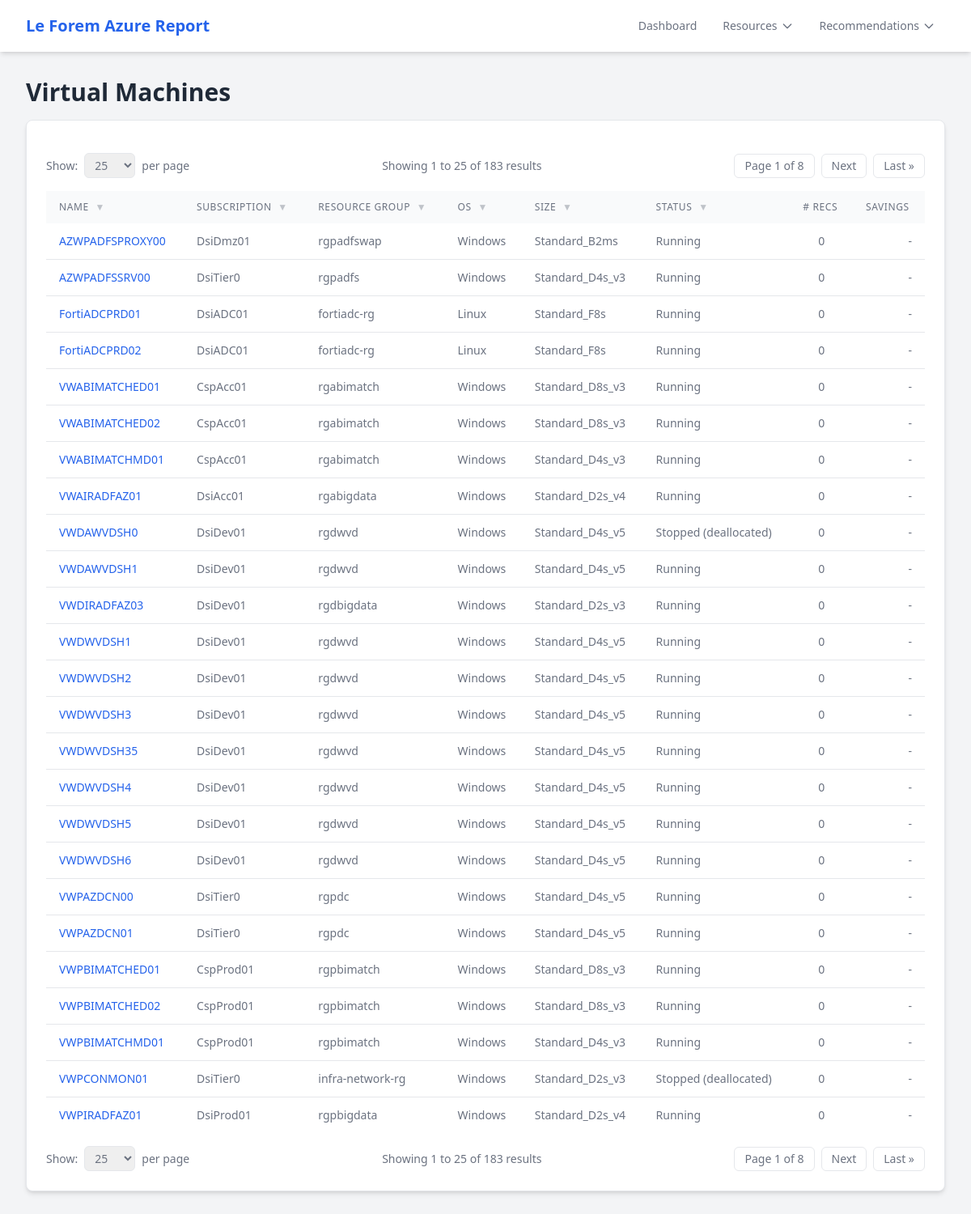
Screenshot of /vms with the database file from the repository.
### tables this page shows
CREATE TABLE client_info (id INTEGER PRIMARY KEY, name TEXT NOT NULL, report_date TEXT);

CREATE TABLE vms (id INTEGER PRIMARY KEY, name TEXT, location TEXT, status TEXT, os TEXT, size TEXT, public_ip TEXT, disks INTEGER, resource_group_id INTEGER, FOREIGN KEY(resource_group_id) REFERENCES resource_groups(id));

### app.py (the view)
@app.route('/vms')
def vms_list():
    page = request.args.get('page', 1, type=int)
    limit = request.args.get('limit', 25, type=int)
    if limit not in ALLOWED_LIMITS:
        limit = 25
    offset = (page - 1) * limit
    conn = get_db_connection()
    vms_query = f"""
        SELECT
            v.name, s.name as subscription_name, rg.name as resource_group_name, v.os, v.size, v.status,
            COUNT(ri.id) as recommendation_count,
            SUM(ri.potential_savings) as potential_savings
        FROM vms v
        JOIN resource_groups rg ON v.resource_group_id = rg.id
        JOIN subscriptions s ON rg.subscription_id = s.id
        LEFT JOIN recommendation_instances ri ON v.id = ri.resource_id AND ri.resource_type = 'Virtual machine'
        GROUP BY v.id
        ORDER BY v.name
        LIMIT ? OFFSET ?
    """
    vms = conn.execute(vms_query, (limit, offset)).fetchall()
    total_vms = conn.execute('SELECT COUNT(*) FROM vms').fetchone()[0]
    conn.close()
    total_pages = math.ceil(total_vms / limit)
    return render_template('vms.html', vms=vms, page=page, total_pages=total_pages, total_items=total_vms, limit=limit)

### app.py (called while the page is built)
def get_db_connection():
    conn = sqlite3.connect(DATABASE)
    conn.row_factory = sqlite3.Row
    return conn

def get_global_context():
    conn = get_db_connection()
    categories = conn.execute('SELECT DISTINCT category FROM recommendation_types WHERE category IS NOT NULL ORDER BY category').fetchall()
    client_info = conn.execute('SELECT name, report_date FROM client_info WHERE id = 1').fetchone()
    conn.close()
    context = {
        "nav_categories": categories,
        "client_name": client_info['name'] if client_info else "Azure Report",
        "report_date": client_info['report_date'] if client_info else "N/A"
    }
    return context

@app.context_processor
def inject_global_vars():
    return get_global_context()

@app.template_filter('format_currency')
def format_currency(value):
    if value is None or value == 0:
        return "-"
    return "${:,.2f}".format(value)

### templates/vms.html (shortened to what this page needs)
{% extends "layout.html" %}
{% block content %}
<h1 class="text-3xl font-bold mb-4 text-gray-800 dark:text-white">Virtual Machines</h1>
<div class="report-card p-6">
    {% include 'pagination_controls.html' %}
    <div class="overflow-x-auto mt-4">
        <table class="w-full text-left table-sortable" id="resourceTable">
            <thead>
                <tr>
                    <th class="sortable" data-column-index="0" data-sort-type="str">Name <button class="filter-btn" aria-label="Filter Name">▼</button></th>
                    <th class="sortable" data-column-index="1" data-sort-type="str">Subscription <button class="filter-btn" aria-label="Filter Subscription">▼</button></th>
                    <th class="sortable" data-column-index="2" data-sort-type="str">Resource Group <button class="filter-btn" aria-label="Filter Resource Group">▼</button></th>
                    <th class="sortable" data-column-index="3" data-sort-type="str">OS <button class="filter-btn" aria-label="Filter OS">▼</button></th>
                    <th class="sortable" data-column-index="4" data-sort-type="str">Size <button class="filter-btn" aria-label="Filter Size">▼</button></th>
                    <th class="sortable" data-column-index="5" data-sort-type="str">Status <button class="filter-btn" aria-label="Filter Status">▼</button></th>
                    <th class="sortable" data-column-index="6" data-sort-type="num"># Recs </th>
                    <th class="sortable" data-column-index="7" data-sort-type="num">Savings </th>
                </tr>
            </thead>
            <tbody>
            {% for vm in vms %}
                <tr>
                    <td><a href="{{ url_for('vm_detail', vm_name=vm.name) }}" class="link-style">{{ vm.name }}</a></td>
                    <td>{{ vm.subscription_name }}</td>
                    <td>{{ vm.resource_group_name }}</td>
                    <td>{{ vm.os }}</td>
                    <td>{{ vm.size }}</td>
                    <td>{{ vm.status }}</td>
                    <td class="text-center">{{ vm.recommendation_count }}</td>
                    <td class="text-right">{{ vm.potential_savings|format_currency }}</td>
                </tr>
            {% endfor %}
            </tbody>
        </table>
    </div>
    {% include 'pagination_controls.html' %}
</div>
{% endblock %}

### templates/layout.html (shortened to what this page needs)
<!DOCTYPE html>
<html lang="en">
<head>
    <script src="https://cdn.tailwindcss.com"></script>
</head>
<body class="bg-gray-100 dark:bg-gray-900 text-gray-800 dark:text-gray-200 min-h-screen font-sans">
    <nav class="bg-white dark:bg-gray-800 shadow-md sticky top-0 z-50">
        <div class="max-w-screen-xl mx-auto px-4 sm:px-6 lg:px-8">
            <div class="flex items-center justify-between h-16">
                <div class="flex items-center">
                    <a href="/" class="font-bold text-xl text-blue-600 dark:text-blue-400">{{ client_name }} Azure Report</a>
                </div>
                <div class="flex space-x-2 items-center">
                    <a href="{{ url_for('index') }}" class="nav-link">Dashboard</a>
                    <div class="relative">
                        <button data-dropdown-toggle="resources-dropdown" class="nav-link flex items-center">
                            Resources
                            <svg class="w-4 h-4 ml-1" fill="none" stroke="currentColor" viewBox="0 0 24 24"><path stroke-linecap="round" stroke-linejoin="round" stroke-width="2" d="M19 9l-7 7-7-7"></path></svg>
                        </button>
                    </div>
                     <div class="relative">
                        <button data-dropdown-toggle="recommendations-dropdown" class="nav-link flex items-center">
                            Recommendations
                            <svg class="w-4 h-4 ml-1" fill="none" stroke="currentColor" viewBox="0 0 24 24"><path stroke-linecap="round" stroke-linejoin="round" stroke-width="2" d="M19 9l-7 7-7-7"></path></svg>
                        </button>
                    </div>
                </div>
            </div>
        </div>
    </nav>
    <main class="p-4 sm:p-6 lg:p-8">
        <div class="max-w-screen-xl mx-auto">
             {% block content %}{% endblock %}
        </div>
    </main>
</body>
</html>

### templates/pagination_controls.html (shortened to what this page needs)
<div class="flex flex-wrap items-center justify-between mt-4 text-sm text-gray-500 dark:text-gray-400 gap-4">
    <div class="flex items-center space-x-2">
        <span>Show:</span>
        <select id="limit-selector" class="px-2 py-1 border rounded-md dark:bg-gray-700 dark:border-gray-600 focus:ring-blue-500 focus:border-blue-500">
            <option value="25" {% if limit == 25 %}selected{% endif %}>25</option>
        </select>
        <span>per page</span>
    </div>
    <div class="flex-1 text-center">
        Showing {{ ((page - 1) * limit) + 1 if total_items > 0 else 0 }} to {{ [page * limit, total_items]|min }} of {{ total_items }} results
    </div>
    <div class="flex items-center space-x-2">
        <span class="px-3 py-1 border rounded-md bg-white dark:bg-gray-700">Page {{ page }} of {{ total_pages }}</span>
        {% if page < total_pages %}
            <a href="?page={{ page + 1 }}{% for key, value in request.args.items() if key != 'page' %}&{{ key }}={{ value }}{% endfor %}" class="px-3 py-1 border rounded-md hover:bg-gray-100 dark:hover:bg-gray-600">Next</a>
            <a href="?page={{ total_pages }}{% for key, value in request.args.items() if key != 'page' %}&{{ key }}={{ value }}{% endfor %}" class="px-3 py-1 border rounded-md hover:bg-gray-100 dark:hover:bg-gray-600">Last &raquo;</a>
        {% endif %}
    </div>
</div>

### rows the page displays
client_info: name "Le Forem"
vms: name "AZWPADFSPROXY00", subscription_name "DsiDmz01", resource_group_name "rgpadfswap", os "Windows", size "Standard_B2ms", status "Running", recommendation_count "0", potential_savings "-"
vms: name "AZWPADFSSRV00", subscription_name "DsiTier0", resource_group_name "rgpadfs", os "Windows", size "Standard_D4s_v3", status "Running", recommendation_count "0", potential_savings "-"
vms: name "FortiADCPRD01", subscription_name "DsiADC01", resource_group_name "fortiadc-rg", os "Linux", size "Standard_F8s", status "Running", recommendation_count "0", potential_savings "-"
vms: name "FortiADCPRD02", subscription_name "DsiADC01", resource_group_name "fortiadc-rg", os "Linux", size "Standard_F8s", status "Running", recommendation_count "0", potential_savings "-"
vms: name "VWABIMATCHED01", subscription_name "CspAcc01", resource_group_name "rgabimatch", os "Windows", size "Standard_D8s_v3", status "Running", recommendation_count "0", potential_savings "-"
vms: name "VWABIMATCHED02", subscription_name "CspAcc01", resource_group_name "rgabimatch", os "Windows", size "Standard_D8s_v3", status "Running", recommendation_count "0", potential_savings "-"
vms: name "VWABIMATCHMD01", subscription_name "CspAcc01", resource_group_name "rgabimatch", os "Windows", size "Standard_D4s_v3", status "Running", recommendation_count "0", potential_savings "-"
vms: name "VWAIRADFAZ01", subscription_name "DsiAcc01", resource_group_name "rgabigdata", os "Windows", size "Standard_D2s_v4", status "Running", recommendation_count "0", potential_savings "-"
vms: name "VWDAWVDSH0", subscription_name "DsiDev01", resource_group_name "rgdwvd", os "Windows", size "Standard_D4s_v5", status "Stopped (deallocated)", recommendation_count "0", potential_savings "-"
vms: name "VWDAWVDSH1", subscription_name "DsiDev01", resource_group_name "rgdwvd", os "Windows", size "Standard_D4s_v5", status "Running", recommendation_count "0", potential_savings "-"
vms: name "VWDIRADFAZ03", subscription_name "DsiDev01", resource_group_name "rgdbigdata", os "Windows", size "Standard_D2s_v3", status "Running", recommendation_count "0", potential_savings "-"
vms: name "VWDWVDSH1", subscription_name "DsiDev01", resource_group_name "rgdwvd", os "Windows", size "Standard_D4s_v5", status "Running", recommendation_count "0", potential_savings "-"
vms: name "VWDWVDSH2", subscription_name "DsiDev01", resource_group_name "rgdwvd", os "Windows", size "Standard_D4s_v5", status "Running", recommendation_count "0", potential_savings "-"
vms: name "VWDWVDSH3", subscription_name "DsiDev01", resource_group_name "rgdwvd", os "Windows", size "Standard_D4s_v5", status "Running", recommendation_count "0", potential_savings "-"
vms: name "VWDWVDSH35", subscription_name "DsiDev01", resource_group_name "rgdwvd", os "Windows", size "Standard_D4s_v5", status "Running", recommendation_count "0", potential_savings "-"
vms: name "VWDWVDSH4", subscription_name "DsiDev01", resource_group_name "rgdwvd", os "Windows", size "Standard_D4s_v5", status "Running", recommendation_count "0", potential_savings "-"
vms: name "VWDWVDSH5", subscription_name "DsiDev01", resource_group_name "rgdwvd", os "Windows", size "Standard_D4s_v5", status "Running", recommendation_count "0", potential_savings "-"
vms: name "VWDWVDSH6", subscription_name "DsiDev01", resource_group_name "rgdwvd", os "Windows", size "Standard_D4s_v5", status "Running", recommendation_count "0", potential_savings "-"
vms: name "VWPAZDCN00", subscription_name "DsiTier0", resource_group_name "rgpdc", os "Windows", size "Standard_D4s_v5", status "Running", recommendation_count "0", potential_savings "-"
vms: name "VWPAZDCN01", subscription_name "DsiTier0", resource_group_name "rgpdc", os "Windows", size "Standard_D4s_v5", status "Running", recommendation_count "0", potential_savings "-"
vms: name "VWPBIMATCHED01", subscription_name "CspProd01", resource_group_name "rgpbimatch", os "Windows", size "Standard_D8s_v3", status "Running", recommendation_count "0", potential_savings "-"
vms: name "VWPBIMATCHED02", subscription_name "CspProd01", resource_group_name "rgpbimatch", os "Windows", size "Standard_D8s_v3", status "Running", recommendation_count "0", potential_savings "-"
vms: name "VWPBIMATCHMD01", subscription_name "CspProd01", resource_group_name "rgpbimatch", os "Windows", size "Standard_D4s_v3", status "Running", recommendation_count "0", potential_savings "-"
vms: name "VWPCONMON01", subscription_name "DsiTier0", resource_group_name "infra-network-rg", os "Windows", size "Standard_D2s_v3", status "Stopped (deallocated)", recommendation_count "0", potential_savings "-"
vms: name "VWPIRADFAZ01", subscription_name "DsiProd01", resource_group_name "rgpbigdata", os "Windows", size "Standard_D2s_v4", status "Running", recommendation_count "0", potential_savings "-"

### other values shown
{{ ((page - 1) * limit) + 1 if total_items > 0 else 0 }} "1 1"
{{ [page * limit, total_items]|min }} "25 25"
{{ total_items }} "183 183"
{{ page }} "1 1"
{{ total_pages }} "8 8"
